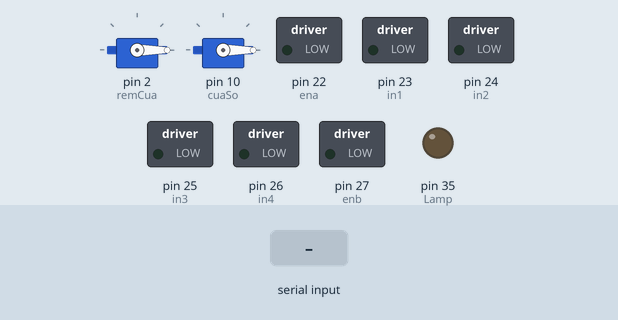
Simulated run of this sketch. Board: Arduino Mega 2560, built with avr-gcc and run on an emulated ATmega2560. On the bench: 2 × servo, switched loads named in the sketch (green lamp = pin HIGH), output pins drawn as LEDs (lit = HIGH). The inputs (shaded band) are chosen by the test bench.

Above: at 1.2 s.
1.3 s: "0\n" received over Serial
At 2.3 s:
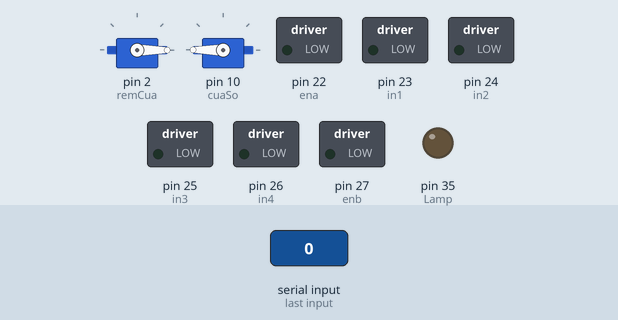
2.8 s: "2\n" received over Serial
At 3.4 s:
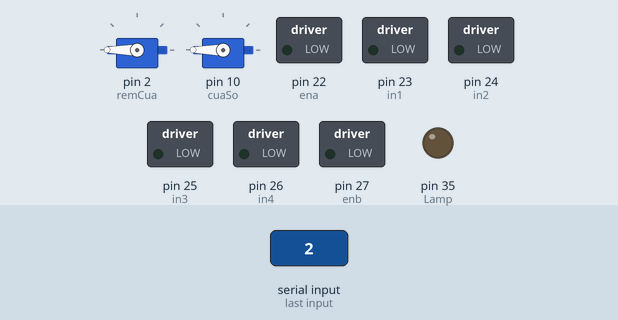
4.3 s: "1\n" received over Serial
At 4.6 s:
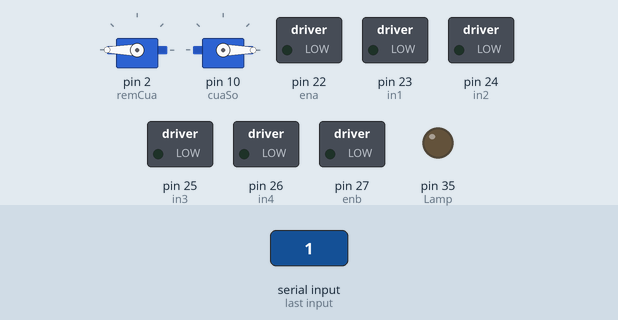
5.8 s: "4\n" received over Serial
At 6.9 s:
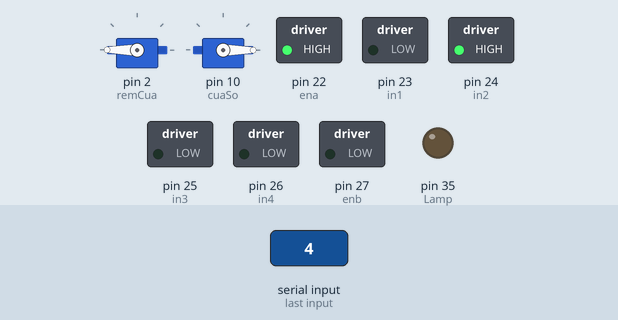
7.3 s: "3\n" received over Serial
At 8.1 s:
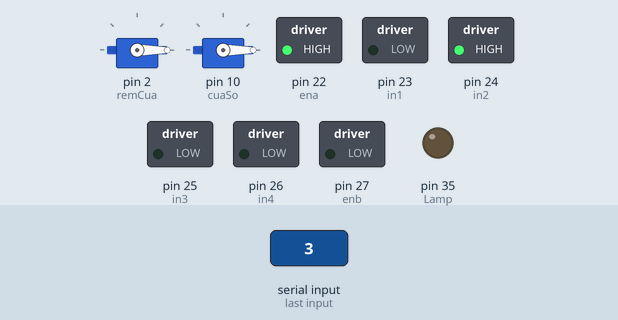
8.8 s: "5\n" received over Serial
At 9.2 s:
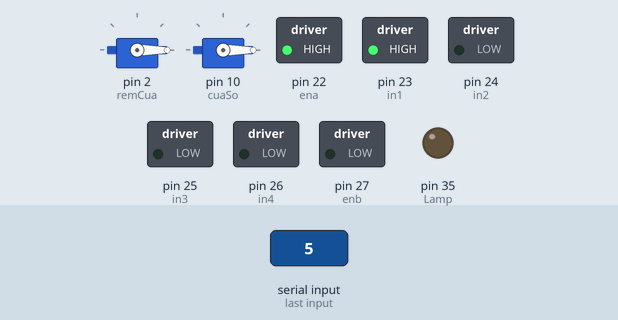
Timing chart, 0 to 11.3 s (numbered marks = the images above; inputs shaded):
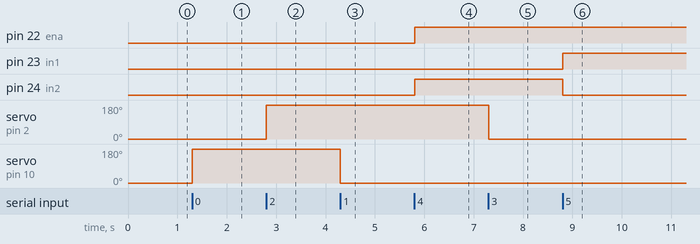

Measured:
- after the input at 1.3 s, servo on pin 10 (cuaSo): 0° → 180° at once
- after the input at 2.8 s, servo on pin 2 (remCua): 0° → 180° at once
- after the input at 4.3 s, servo on pin 10 (cuaSo): 180° → 0° at once
- after the input at 5.8 s, pin 22 (ena), pin 24 (in2): LOW → HIGH at once
- after the input at 7.3 s, servo on pin 2 (remCua): 180° → 0° at once
- after the input at 8.8 s, pin 23 (in1): LOW → HIGH at once; pin 24 (in2): HIGH → LOW at once

The sketch:

case5_dieukhienthietbi_appandroid.ino
```cpp
#include <Wire.h>
#include <Servo.h>
#include <LiquidCrystal.h>
#include <DHT.h>
#include "RTClib.h"
#define Lamp 35
Servo cuaNha, remCua, cuaSo;

//Khai báo các chân của L298
int ena = 22;
int in1 = 23;
int in2 = 24;
int in3 = 25;
int in4 = 26;
int enb = 27;

void setup() {
  //#
  remCua.attach(2);
  remCua.write(0);
  cuaSo.attach(10);
  cuaSo.write(0);

  //SETUP: L298
  pinMode(ena, OUTPUT);
  pinMode(in1, OUTPUT);
  pinMode(in2, OUTPUT);
  pinMode(enb, OUTPUT);
  pinMode(in3, OUTPUT);
  pinMode(in4, OUTPUT);

  //SETUP: Lamp
  pinMode(Lamp, OUTPUT);

  //Khai báo HC-05
  Serial.begin(9600);
  Serial1.begin(4800);
}


void loop() {
  if (Serial.available() > 0) {
    String input = Serial.readStringUntil('\n'); // Đọc dữ liệu đến khi gặp ký tự xuống dòng (\n)

    if (input.startsWith("0")) {
      cuaSo.write(180);
    } else if (input.startsWith("1")) {
      cuaSo.write(0);
    } else if (input.startsWith("2")) {
      remCua.write(180);
    } else if (input.startsWith("3")) {
      remCua.write(0);
    } else if (input.startsWith("4")) {
      digitalWrite(ena, HIGH);
      digitalWrite(in1, LOW);
      digitalWrite(in2, HIGH);
    } else if (input.startsWith("5")) {
      digitalWrite(ena, HIGH);
      digitalWrite(in1, HIGH);
      digitalWrite(in2, LOW);
    } else if (input.startsWith("6")) {
      digitalWrite(enb, HIGH);
      digitalWrite(in3, HIGH);
      digitalWrite(in4, LOW);
    } else if (input.startsWith("7")) {
      digitalWrite(enb, LOW);
    } else if (input.startsWith("8")) {
      digitalWrite(Lamp, HIGH);
    } else if (input.startsWith("9")) {
      digitalWrite(Lamp, LOW);
    }
  }
}
```
